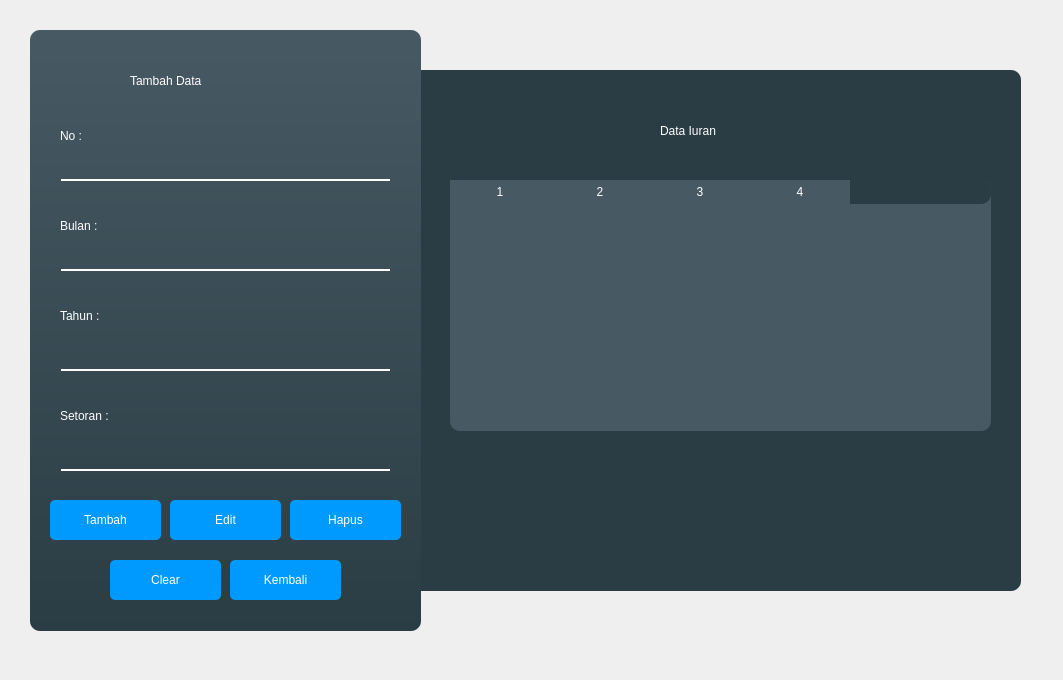
<?xml version="1.0" encoding="UTF-8"?>
<ui version="4.0">
 <class>MainWindow</class>
 <widget class="QMainWindow" name="MainWindow">
  <property name="geometry">
   <rect>
    <x>0</x>
    <y>0</y>
    <width>1063</width>
    <height>680</height>
   </rect>
  </property>
  <property name="windowTitle">
   <string>MainWindow</string>
  </property>
  <widget class="QWidget" name="centralwidget">
   <widget class="QWidget" name="widget" native="true">
    <property name="geometry">
     <rect>
      <x>30</x>
      <y>30</y>
      <width>391</width>
      <height>601</height>
     </rect>
    </property>
    <property name="styleSheet">
     <string notr="true">background-color: qlineargradient(spread:pad, x1:0, y1:0, x2:0, y2:1, stop:0 rgba(71, 90, 99, 255), stop:1 rgba(42, 60, 68, 255));
border-radius:10px;</string>
    </property>
    <widget class="QLineEdit" name="txtBulan">
     <property name="geometry">
      <rect>
       <x>30</x>
       <y>210</y>
       <width>331</width>
       <height>31</height>
      </rect>
     </property>
     <property name="styleSheet">
      <string notr="true">background-color:rgba(0,0,0,0);
border:2px solid rgba(0,0,0,0);
border-radius:1px;
border-bottom-color:rgb(255, 255, 255);
color:rgb(0,0,0);
padding-bottom:7px;
font: 57 12pt &quot;Poppins Medium&quot;;color:rgb(255, 255, 255);</string>
     </property>
     <property name="placeholderText">
      <string/>
     </property>
    </widget>
    <widget class="QLabel" name="label_3">
     <property name="geometry">
      <rect>
       <x>100</x>
       <y>20</y>
       <width>191</width>
       <height>61</height>
      </rect>
     </property>
     <property name="styleSheet">
      <string notr="true">font: 75 20pt &quot;Poppins&quot;; color:white;
background-color:transparent
</string>
     </property>
     <property name="text">
      <string>Tambah Data</string>
     </property>
    </widget>
    <widget class="QLabel" name="label_4">
     <property name="geometry">
      <rect>
       <x>30</x>
       <y>180</y>
       <width>71</width>
       <height>31</height>
      </rect>
     </property>
     <property name="styleSheet">
      <string notr="true">font: 75 13pt &quot;Poppins Medium&quot;; color:white;
background-color:transparent
</string>
     </property>
     <property name="text">
      <string>Bulan : </string>
     </property>
    </widget>
    <widget class="QLabel" name="label_5">
     <property name="geometry">
      <rect>
       <x>30</x>
       <y>270</y>
       <width>101</width>
       <height>31</height>
      </rect>
     </property>
     <property name="styleSheet">
      <string notr="true">font: 75 13pt &quot;Poppins Medium&quot;; color:white;
background-color:transparent
</string>
     </property>
     <property name="text">
      <string>Tahun :</string>
     </property>
    </widget>
    <widget class="QLineEdit" name="txtTahun">
     <property name="geometry">
      <rect>
       <x>30</x>
       <y>310</y>
       <width>331</width>
       <height>31</height>
      </rect>
     </property>
     <property name="styleSheet">
      <string notr="true">background-color:rgba(0,0,0,0);
border:2px solid rgba(0,0,0,0);
border-radius:1px;
border-bottom-color:rgb(255, 255, 255);
color:rgb(0,0,0);
padding-bottom:7px;
font: 57 12pt &quot;Poppins Medium&quot;;color:rgb(255, 255, 255);</string>
     </property>
     <property name="placeholderText">
      <string/>
     </property>
    </widget>
    <widget class="QLabel" name="label_6">
     <property name="geometry">
      <rect>
       <x>30</x>
       <y>370</y>
       <width>101</width>
       <height>31</height>
      </rect>
     </property>
     <property name="styleSheet">
      <string notr="true">font: 75 13pt &quot;Poppins Medium&quot;; color:white;
background-color:transparent
</string>
     </property>
     <property name="text">
      <string>Setoran :</string>
     </property>
    </widget>
    <widget class="QLineEdit" name="txtSetoran">
     <property name="geometry">
      <rect>
       <x>30</x>
       <y>410</y>
       <width>331</width>
       <height>31</height>
      </rect>
     </property>
     <property name="styleSheet">
      <string notr="true">background-color:rgba(0,0,0,0);
border:2px solid rgba(0,0,0,0);
border-radius:1px;
border-bottom-color:rgb(255, 255, 255);
color:rgb(0,0,0);
padding-bottom:7px;
font: 57 12pt &quot;Poppins Medium&quot;;color:rgb(255, 255, 255);</string>
     </property>
     <property name="placeholderText">
      <string/>
     </property>
    </widget>
    <widget class="QLineEdit" name="txtNo">
     <property name="geometry">
      <rect>
       <x>30</x>
       <y>120</y>
       <width>331</width>
       <height>31</height>
      </rect>
     </property>
     <property name="styleSheet">
      <string notr="true">background-color:rgba(0,0,0,0);
border:2px solid rgba(0,0,0,0);
border-radius:1px;
border-bottom-color:rgb(255, 255, 255);
color:rgb(0,0,0);
padding-bottom:7px;
font: 57 12pt &quot;Poppins Medium&quot;;color:rgb(255, 255, 255);</string>
     </property>
     <property name="placeholderText">
      <string/>
     </property>
    </widget>
    <widget class="QLabel" name="label_7">
     <property name="geometry">
      <rect>
       <x>30</x>
       <y>90</y>
       <width>71</width>
       <height>31</height>
      </rect>
     </property>
     <property name="styleSheet">
      <string notr="true">font: 75 13pt &quot;Poppins Medium&quot;; color:white;
background-color:transparent
</string>
     </property>
     <property name="text">
      <string>No :</string>
     </property>
    </widget>
    <widget class="QPushButton" name="btnTambah">
     <property name="geometry">
      <rect>
       <x>20</x>
       <y>470</y>
       <width>111</width>
       <height>40</height>
      </rect>
     </property>
     <property name="styleSheet">
      <string notr="true">font: 75 13pt &quot;Poppins&quot;;color:white;
background-color:#009AFF;
border-radius:5px;

</string>
     </property>
     <property name="text">
      <string>Tambah</string>
     </property>
    </widget>
    <widget class="QPushButton" name="btnHapus">
     <property name="geometry">
      <rect>
       <x>260</x>
       <y>470</y>
       <width>111</width>
       <height>40</height>
      </rect>
     </property>
     <property name="styleSheet">
      <string notr="true">font: 75 13pt &quot;Poppins&quot;;color:white;
background-color:#009AFF;
border-radius:5px;

</string>
     </property>
     <property name="text">
      <string>Hapus</string>
     </property>
    </widget>
    <widget class="QPushButton" name="btnEdit">
     <property name="geometry">
      <rect>
       <x>140</x>
       <y>470</y>
       <width>111</width>
       <height>40</height>
      </rect>
     </property>
     <property name="styleSheet">
      <string notr="true">font: 75 13pt &quot;Poppins&quot;;color:white;
background-color:#009AFF;
border-radius:5px;

</string>
     </property>
     <property name="text">
      <string>Edit</string>
     </property>
    </widget>
    <widget class="QPushButton" name="btnClear">
     <property name="geometry">
      <rect>
       <x>80</x>
       <y>530</y>
       <width>111</width>
       <height>40</height>
      </rect>
     </property>
     <property name="styleSheet">
      <string notr="true">font: 75 13pt &quot;Poppins&quot;;color:white;
background-color:#009AFF;
border-radius:5px;

</string>
     </property>
     <property name="text">
      <string>Clear</string>
     </property>
    </widget>
    <widget class="QPushButton" name="btnKembali">
     <property name="geometry">
      <rect>
       <x>200</x>
       <y>530</y>
       <width>111</width>
       <height>40</height>
      </rect>
     </property>
     <property name="styleSheet">
      <string notr="true">font: 75 13pt &quot;Poppins&quot;;color:white;
background-color:#009AFF;
border-radius:5px;

</string>
     </property>
     <property name="text">
      <string>Kembali</string>
     </property>
    </widget>
   </widget>
   <widget class="QWidget" name="widget_2" native="true">
    <property name="geometry">
     <rect>
      <x>390</x>
      <y>70</y>
      <width>631</width>
      <height>521</height>
     </rect>
    </property>
    <property name="styleSheet">
     <string notr="true">background-color: #2A3C44;
border-radius:10px;</string>
    </property>
    <widget class="QTableWidget" name="tableWidget">
     <property name="geometry">
      <rect>
       <x>60</x>
       <y>110</y>
       <width>541</width>
       <height>251</height>
      </rect>
     </property>
     <property name="styleSheet">
      <string notr="true">QHeaderView::section {                          
    color: white;                               
    padding: 2px;                               
    height:20px;                                
    border: 0px solid #567dbc;      
    border-left:0px;                            
    border-right:0px;                           
    background-color: #475A63;     
	font: 75 10pt &quot;Poppins&quot;;color:white;                    
}

QTableWidget{
	background-color:#475A63;
	font: 75 10pt &quot;Poppins Medium&quot;; 
	color:white;
}
</string>
     </property>
     <property name="rowCount">
      <number>0</number>
     </property>
     <property name="columnCount">
      <number>4</number>
     </property>
     <column/>
     <column/>
     <column/>
     <column/>
    </widget>
    <widget class="QLabel" name="label_8">
     <property name="geometry">
      <rect>
       <x>270</x>
       <y>30</y>
       <width>151</width>
       <height>61</height>
      </rect>
     </property>
     <property name="styleSheet">
      <string notr="true">font: 75 20pt &quot;Poppins&quot;; color:white;
background-color:transparent
</string>
     </property>
     <property name="text">
      <string>Data Iuran</string>
     </property>
    </widget>
   </widget>
   <zorder>widget_2</zorder>
   <zorder>widget</zorder>
  </widget>
 </widget>
 <resources/>
 <connections/>
</ui>
